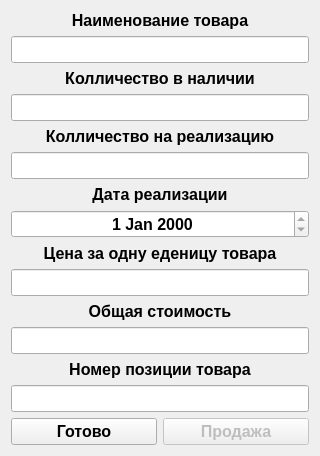
<?xml version="1.0" encoding="UTF-8"?>
<ui version="4.0">
 <class>SaleProduct</class>
 <widget class="QWidget" name="SaleProduct">
  <property name="geometry">
   <rect>
    <x>0</x>
    <y>0</y>
    <width>320</width>
    <height>446</height>
   </rect>
  </property>
  <property name="windowTitle">
   <string>Form</string>
  </property>
  <layout class="QGridLayout" name="gridLayout">
   <item row="14" column="1">
    <widget class="QPushButton" name="pushButton">
     <property name="enabled">
      <bool>false</bool>
     </property>
     <property name="font">
      <font>
       <pointsize>12</pointsize>
       <weight>75</weight>
       <bold>true</bold>
      </font>
     </property>
     <property name="text">
      <string>Продажа</string>
     </property>
    </widget>
   </item>
   <item row="14" column="0">
    <widget class="QPushButton" name="pushButton_2">
     <property name="font">
      <font>
       <pointsize>12</pointsize>
       <weight>75</weight>
       <bold>true</bold>
      </font>
     </property>
     <property name="text">
      <string>Готово</string>
     </property>
    </widget>
   </item>
   <item row="13" column="0" colspan="2">
    <widget class="QLineEdit" name="lineEdit_4">
     <property name="font">
      <font>
       <pointsize>12</pointsize>
       <weight>75</weight>
       <bold>true</bold>
      </font>
     </property>
     <property name="alignment">
      <set>Qt::AlignCenter</set>
     </property>
     <property name="readOnly">
      <bool>true</bool>
     </property>
    </widget>
   </item>
   <item row="12" column="0" colspan="2">
    <widget class="QLabel" name="label_7">
     <property name="font">
      <font>
       <pointsize>12</pointsize>
       <weight>75</weight>
       <bold>true</bold>
      </font>
     </property>
     <property name="text">
      <string>Номер позиции товара</string>
     </property>
     <property name="alignment">
      <set>Qt::AlignCenter</set>
     </property>
    </widget>
   </item>
   <item row="11" column="0" colspan="2">
    <widget class="QLineEdit" name="lineEdit_6">
     <property name="font">
      <font>
       <pointsize>12</pointsize>
       <weight>75</weight>
       <bold>true</bold>
      </font>
     </property>
     <property name="alignment">
      <set>Qt::AlignCenter</set>
     </property>
     <property name="readOnly">
      <bool>true</bool>
     </property>
    </widget>
   </item>
   <item row="9" column="0" colspan="2">
    <widget class="QLineEdit" name="lineEdit_5">
     <property name="font">
      <font>
       <pointsize>12</pointsize>
       <weight>75</weight>
       <bold>true</bold>
      </font>
     </property>
     <property name="alignment">
      <set>Qt::AlignCenter</set>
     </property>
     <property name="readOnly">
      <bool>true</bool>
     </property>
    </widget>
   </item>
   <item row="8" column="0" colspan="2">
    <widget class="QLabel" name="label_5">
     <property name="font">
      <font>
       <pointsize>12</pointsize>
       <weight>75</weight>
       <bold>true</bold>
      </font>
     </property>
     <property name="text">
      <string>Цена за одну еденицу товара</string>
     </property>
     <property name="alignment">
      <set>Qt::AlignCenter</set>
     </property>
    </widget>
   </item>
   <item row="10" column="0" colspan="2">
    <widget class="QLabel" name="label_6">
     <property name="font">
      <font>
       <pointsize>12</pointsize>
       <weight>75</weight>
       <bold>true</bold>
      </font>
     </property>
     <property name="text">
      <string>Общая стоимость</string>
     </property>
     <property name="alignment">
      <set>Qt::AlignCenter</set>
     </property>
    </widget>
   </item>
   <item row="7" column="0" colspan="2">
    <widget class="QDateEdit" name="dateEdit">
     <property name="font">
      <font>
       <pointsize>12</pointsize>
       <weight>75</weight>
       <bold>true</bold>
      </font>
     </property>
     <property name="alignment">
      <set>Qt::AlignCenter</set>
     </property>
     <property name="readOnly">
      <bool>true</bool>
     </property>
    </widget>
   </item>
   <item row="6" column="0" colspan="2">
    <widget class="QLabel" name="label_4">
     <property name="font">
      <font>
       <pointsize>12</pointsize>
       <weight>75</weight>
       <bold>true</bold>
      </font>
     </property>
     <property name="text">
      <string>Дата реализации</string>
     </property>
     <property name="alignment">
      <set>Qt::AlignCenter</set>
     </property>
    </widget>
   </item>
   <item row="5" column="0" colspan="2">
    <widget class="QLineEdit" name="lineEdit_3">
     <property name="font">
      <font>
       <pointsize>12</pointsize>
       <weight>75</weight>
       <bold>true</bold>
      </font>
     </property>
     <property name="alignment">
      <set>Qt::AlignCenter</set>
     </property>
    </widget>
   </item>
   <item row="4" column="0" colspan="2">
    <widget class="QLabel" name="label_3">
     <property name="font">
      <font>
       <pointsize>12</pointsize>
       <weight>75</weight>
       <bold>true</bold>
      </font>
     </property>
     <property name="text">
      <string>Колличество на реализацию</string>
     </property>
     <property name="alignment">
      <set>Qt::AlignCenter</set>
     </property>
    </widget>
   </item>
   <item row="3" column="0" colspan="2">
    <widget class="QLineEdit" name="lineEdit_2">
     <property name="font">
      <font>
       <pointsize>12</pointsize>
       <weight>75</weight>
       <bold>true</bold>
      </font>
     </property>
     <property name="alignment">
      <set>Qt::AlignCenter</set>
     </property>
     <property name="readOnly">
      <bool>true</bool>
     </property>
    </widget>
   </item>
   <item row="2" column="0" colspan="2">
    <widget class="QLabel" name="label_2">
     <property name="font">
      <font>
       <pointsize>12</pointsize>
       <weight>75</weight>
       <bold>true</bold>
      </font>
     </property>
     <property name="text">
      <string>Колличество в наличии</string>
     </property>
     <property name="alignment">
      <set>Qt::AlignCenter</set>
     </property>
    </widget>
   </item>
   <item row="1" column="0" colspan="2">
    <widget class="QLineEdit" name="lineEdit">
     <property name="font">
      <font>
       <pointsize>12</pointsize>
       <weight>75</weight>
       <bold>true</bold>
      </font>
     </property>
     <property name="alignment">
      <set>Qt::AlignCenter</set>
     </property>
     <property name="readOnly">
      <bool>true</bool>
     </property>
    </widget>
   </item>
   <item row="0" column="0" colspan="2">
    <widget class="QLabel" name="label">
     <property name="font">
      <font>
       <pointsize>12</pointsize>
       <weight>75</weight>
       <bold>true</bold>
      </font>
     </property>
     <property name="text">
      <string>Наименование товара</string>
     </property>
     <property name="alignment">
      <set>Qt::AlignCenter</set>
     </property>
    </widget>
   </item>
  </layout>
 </widget>
 <resources/>
 <connections/>
</ui>
